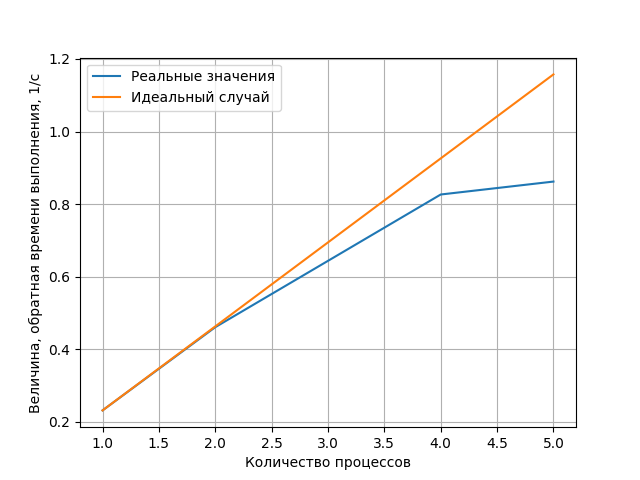

This figure's Python source:
import matplotlib.pyplot as plt

with open("data.csv") as f:
	f.readline()
	data = f.readlines()

data = list(map(lambda x: x.split(','), data))
n = list(map(lambda x: int(x[0]), data))
time = list(map(lambda x: float(x[1]), data))
time = [1/i for i in time]
ideal_time = [time[0] * i for i in n]
plt.plot(n, time)
plt.plot(n, ideal_time)
plt.xlabel("Количество процессов")
plt.ylabel("Величина, обратная времени выполнения, 1/с")
plt.grid()
plt.legend(["Реальные значения", "Идеальный случай"])
plt.show()
